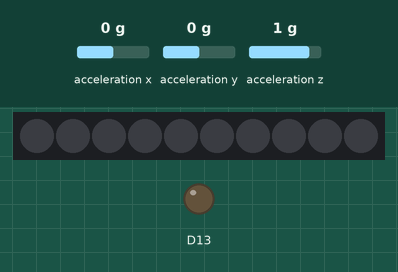
This sketch was run on a simulated Adafruit Circuit Playground Express. Parts: 10 RGB LEDs in strip order, left to right, output pins drawn as LEDs (lit = HIGH). Inputs (shaded band) come from the test bench; at power-on: acceleration x 0 g, acceleration y 0 g, acceleration z 1 g. Dim RGB values are drawn brighter than linear.

Above: at 1.2 s.
1.3 s: acceleration x set to -1.4 g
At 2.5 s:
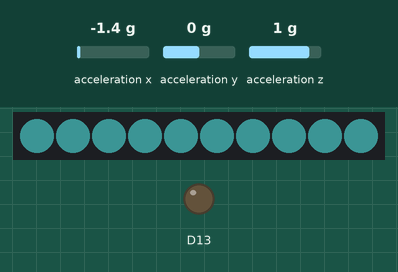
2.8 s: acceleration y set to -1.4 g
At 3.8 s:
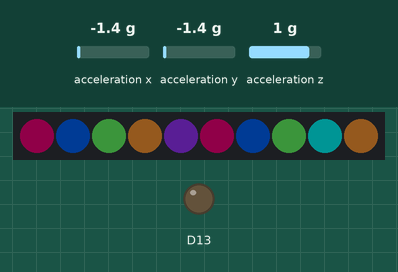
4.3 s: acceleration y set to 0 g
At 4.9 s:
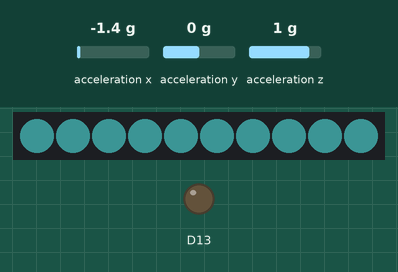
5.8 s: acceleration x set to 0.8 g
At 6.1 s:
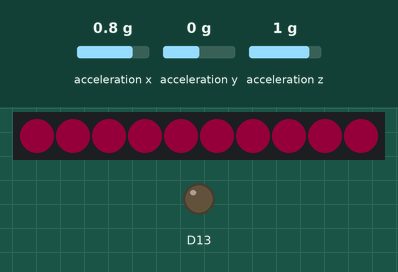
7.3 s: acceleration y set to -0.8 g
At 8.2 s:
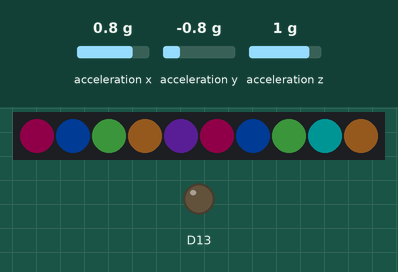
10.3 s: acceleration x set to 0 g
At 11.1 s:
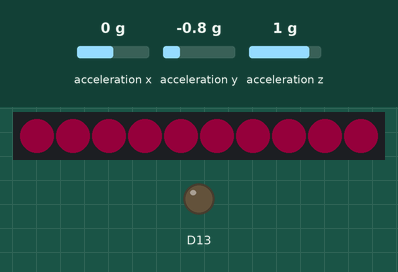
Timing chart, 0 to 12.8 s (numbered marks = the images above; inputs shaded):
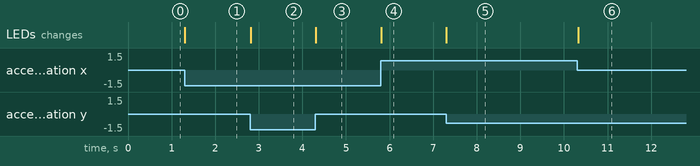

Measured:
- after the input at 1.3 s, the LEDs: change at once (image 1)
- after the input at 2.8 s, the LEDs: change at once (image 2)
- after the input at 4.3 s, the LEDs: change at once (image 3)
- after the input at 5.8 s, the LEDs: change at once (image 4)
- after the input at 7.3 s, the LEDs: change at once (image 5)
- after the input at 10.3 s, the LEDs: change at once (image 6)

The sketch:

exercise_2.ino
```cpp
#include <Adafruit_CircuitPlayground.h>

float x, y, z, totalAccel;

void setup() {
  Serial.begin(9600);
  CircuitPlayground.begin();
  CircuitPlayground.setAccelRange(LIS3DH_RANGE_8_G);
}

void loop() {
  // put your main code here, to run repeatedly:

  // Grab x, y acceleration values (in m/s^2).
  x = CircuitPlayground.motionX();

  boolean left_tilt = x < -5.0;
  boolean right_tilt = x > 5.0;
  boolean no_tilt = abs(x) < 4.0;

  if (left_tilt) {
    for (int i = 0; i < 10; i++) {
      CircuitPlayground.setPixelColor(i, 102, 255, 255);
    }
  } else if (right_tilt) {
    for (int i = 0; i < 10; i++) {
      CircuitPlayground.setPixelColor(i, 255, 0, 102);
    }
  }

  float acc = abs(CircuitPlayground.motionX()) + abs(CircuitPlayground.motionY()) + abs(CircuitPlayground.motionZ());

  if (acc > 25) {
    CircuitPlayground.setPixelColor(0, 204, 0, 102);
    CircuitPlayground.setPixelColor(1, 0, 102, 255);
    CircuitPlayground.setPixelColor(2, 102, 255, 102);
    CircuitPlayground.setPixelColor(3, 255, 153, 51);
    CircuitPlayground.setPixelColor(4, 153, 51, 255);
    CircuitPlayground.setPixelColor(5, 204, 0, 102);
    CircuitPlayground.setPixelColor(6, 0, 102, 255);
    CircuitPlayground.setPixelColor(7, 102, 255, 102);
    CircuitPlayground.setPixelColor(8, 0, 255, 255);
    CircuitPlayground.setPixelColor(9, 255, 153, 51);
  }

  delay(10);

}
```
